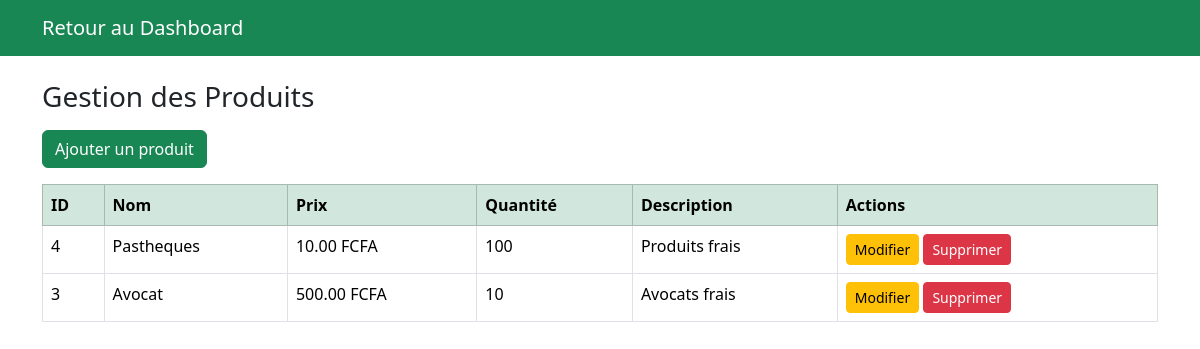
/gestion_produits.php (signed in), run on the app's committed database.
### tables this page shows
CREATE TABLE `produits` (
  `id_produit` int(11) NOT NULL,
  `nom` varchar(100) NOT NULL,
  `quantite` int(11) NOT NULL,
  `prix` decimal(10,2) NOT NULL,
  `description` text DEFAULT NULL,
  `image` varchar(255) DEFAULT NULL
);

### gestion_produits.php (the view, shortened to what this page needs)
<?php
$pdo = new PDO("mysql:host=localhost;dbname=agropastoral;charset=utf8", "root", "");
$pdo->setAttribute(PDO::ATTR_ERRMODE, PDO::ERRMODE_EXCEPTION);
$stmt = $pdo->query("SELECT * FROM produits ORDER BY id_produit DESC");
$produits = $stmt->fetchAll();
?>
<!DOCTYPE html>
<html lang="fr">
<head>
    <link href="https://cdn.jsdelivr.net/npm/bootstrap@5.3.3/dist/css/bootstrap.min.css" rel="stylesheet">
</head>
<body>
<nav class="navbar navbar-expand-lg navbar-dark bg-success sticky-top">
    <div class="container">
        <a class="navbar-brand" href="admin_dashboard.php">Retour au Dashboard</a>
    </div>
</nav>
<div class="container mt-4">
    <h3 class="mb-3">Gestion des Produits</h3>
    <a href="ajouter_produit.php" class="btn btn-success mb-3">Ajouter un produit</a>
    <table class="table table-bordered">
        <thead class="table-success">
            <tr>
                <th>ID</th>
                <th>Nom</th>
                <th>Prix</th>
                <th>Quantité</th>
                <th>Description</th>
                <th>Actions</th>
            </tr>
        </thead>
        <tbody>
            <?php foreach ($produits as $produit): ?>
            <tr>
                <td><?= $produit['id_produit'] ?></td>
                <td><?= htmlspecialchars($produit['nom']) ?></td>
                <td><?= number_format($produit['prix'], 2) ?> FCFA</td>
                <td><?= $produit['quantite'] ?></td>
                <td><?= htmlspecialchars($produit['description']) ?></td>
                <td>
                    <a href="modifier_produit.php?id=<?= $produit['id_produit'] ?>" class="btn btn-sm btn-warning">Modifier</a>
                    <a href="supprimer_produit.php?id=<?= $produit['id_produit'] ?>" class="btn btn-sm btn-danger" onclick="return confirm('Confirmer la suppression ?')">Supprimer</a>
                </td>
            </tr>
            <?php endforeach; ?>
        </tbody>
    </table>
</div>
</body>
</html>

### data on the page
produits: id_produit "4", nom "Pastheques", prix "10.00", quantite "100", description "Produits frais"
produits: id_produit "3", nom "Avocat", prix "500.00", quantite "10", description "Avocats frais"
